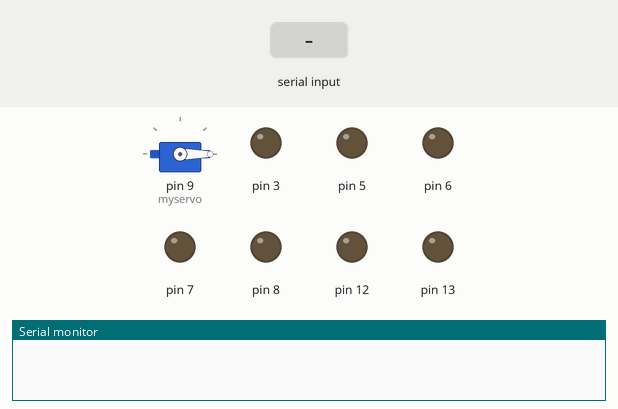
Recording of a sketch running on a simulated Arduino Uno, built with avr-gcc and run on an emulated ATmega328P. Shown: servo, output pins drawn as LEDs (lit = HIGH), the last lines printed to the serial monitor. The inputs (shaded band) are chosen by the test bench.

Above: at 1.12 s.
1.4 s: "1" received over Serial
At 3.6 s:
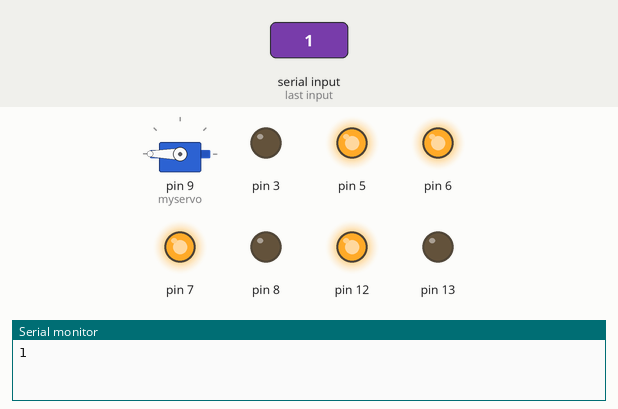
4.4 s: "2" received over Serial
At 5.1 s:
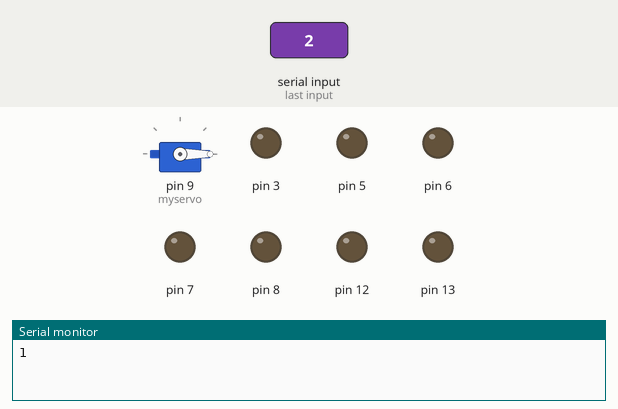
7.4 s: "4" received over Serial
At 9.76 s:
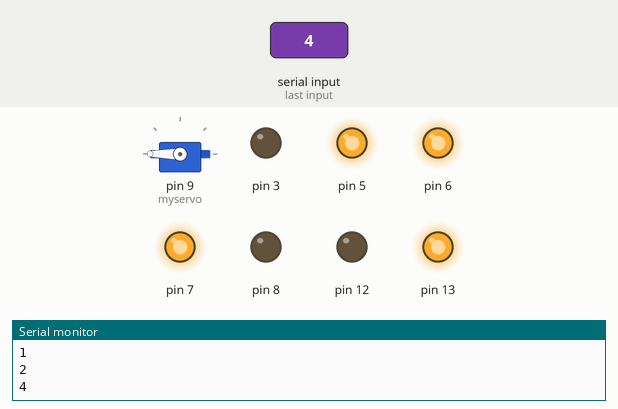
10.4 s: "3" received over Serial
At 12.68 s:
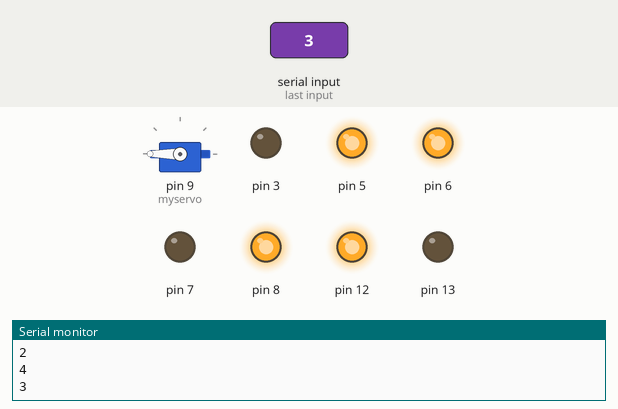
13.4 s: "5" received over Serial
At 14.9 s:
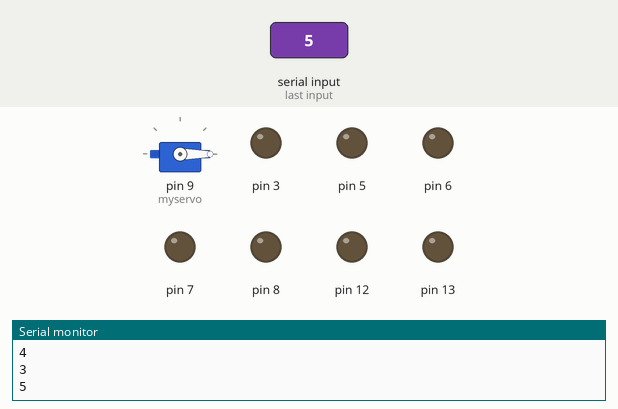
Timing chart, 0 to 16.0 s (numbered marks = the images above; inputs shaded):
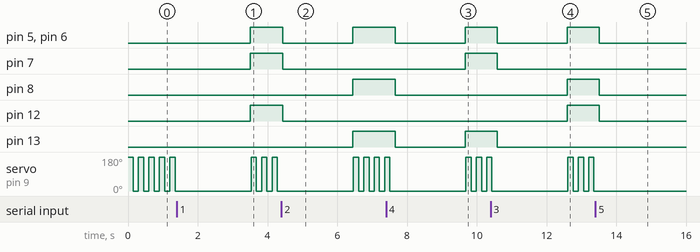

The sketch:

toto.ino
```cpp
#include <Servo.h>

char command;
 Servo myservo;

void setup()
{
  Serial.begin(9600);

  pinMode(13,OUTPUT);
  pinMode(12,OUTPUT);
  pinMode(8,OUTPUT);
  pinMode(7,OUTPUT);
  pinMode(6,OUTPUT);
  pinMode(5,OUTPUT);
   pinMode(3,OUTPUT);


}

void loop(){
   myservo.attach(9);
      myservo.write(180);
    delay(150);
    myservo.write(0);
    delay(150);

  if(Serial.available() > 0){


    command = Serial.read();
    // Duration will be the input pulse width and distance will be the distance to the obstacle in centimeters
  Stop();
delay(10);
    Serial.println(command);
    Stop();
    //Change pin mode only if new command is different from previous.
    //Serial.println(command);
    switch(command){
    case '1':
      forward();
      break;
    case '2':
       back();
      break;
    case '4':
      left();
      break;
    case '3':
      right();
      break;
       case '5':
      Stop();
      break;

    }
  }
}

void forward()
{
  digitalWrite(13,LOW);
 digitalWrite(12,HIGH);
  digitalWrite(8,LOW);
 digitalWrite(7,HIGH);
   digitalWrite(6,HIGH);
digitalWrite(5,HIGH);
delay(20);
}

void back()
{
    digitalWrite(13,HIGH);
 digitalWrite(12,LOW);
  digitalWrite(8,HIGH);
 digitalWrite(7,LOW);
 digitalWrite(6,HIGH);
digitalWrite(5,HIGH);
delay(20);

}

void right()
{
 digitalWrite(13,LOW);
 digitalWrite(12,HIGH);
  digitalWrite(8,HIGH);
 digitalWrite(7,LOW);
 digitalWrite(6,HIGH);
digitalWrite(5,HIGH);
delay(15);

}

void left(){
   digitalWrite(13,HIGH);
 digitalWrite(12,LOW);
  digitalWrite(8,LOW);
 digitalWrite(7,HIGH);
 digitalWrite(6,HIGH);
digitalWrite(5,HIGH);
delay(15);
}

void Stop()
{
   digitalWrite(13,LOW);
 digitalWrite(12,LOW);
  digitalWrite(8,LOW);
 digitalWrite(7,LOW);
  digitalWrite(6,LOW);
digitalWrite(5,LOW);
delay(1000);

}
```

Measured:
- after the input at 1.4 s, pin 5–7, pin 12: LOW → HIGH after 2.1 s
- after the input at 4.4 s, pin 5, pin 6: HIGH → LOW at once, → HIGH 2.0 s later; pin 7, pin 12: HIGH → LOW at once; pin 8, pin 13: LOW → HIGH after 2.0 s
- after the input at 7.4 s, pin 5, pin 6, pin 13: HIGH → LOW after 0.26 s, → HIGH 2.0 s later; pin 7: LOW → HIGH after 2.3 s; pin 8: HIGH → LOW after 0.26 s
- after the input at 10.4 s, pin 5, pin 6: HIGH → LOW after 0.19 s, → HIGH 2.0 s later; pin 7, pin 13: HIGH → LOW after 0.19 s; pin 8, pin 12: LOW → HIGH after 2.2 s
- after the input at 13.4 s, pin 5, pin 6, pin 8, pin 12: HIGH → LOW after 0.11 s; servo on pin 9 (myservo): stops changing and stays 0°
- by itself, servo on pin 9 (myservo): repeats every 0.30 s: 180° 0.15 s, 0° 0.15 s
